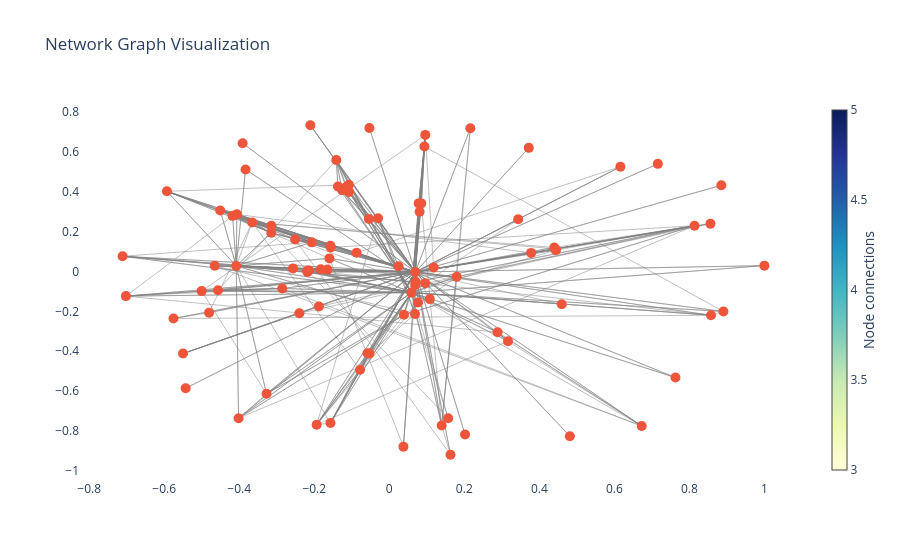

The notebook cell saved with this chart:
### Code cell
draw_graph(main_graph)

### Figure 1 — Plotly figure (JSON) as saved in the notebook; plotly's stock layout.template omitted (floating-point values rounded to 4 significant figures; data arrays with more than 128 entries replaced by an {"elided": "..."} marker saying what was removed)
{"data": [{"hoverinfo": "text", "line": {"color": "gray", "width": 0.5}, "mode": "lines", "text": {"elided": "271 str values"}, "type": "scatter", "x": {"elided": "542 float values"}, "y": {"elided": "542 float values"}}, {"hoverinfo": "text", "marker": {"colorbar": {"thickness": 15, "title": {"side": "right", "text": "Node connections"}, "xanchor": "left"}, "colorscale": [[0, "rgb(255,255,217)"], [0.125, "rgb(237,248,177)"], [0.25, "rgb(199,233,180)"], [0.375, "rgb(127,205,187)"], [0.5, "rgb(65,182,196)"], [0.625, "rgb(29,145,192)"], [0.75, "rgb(34,94,168)"], [0.875, "rgb(37,52,148)"], [1, "rgb(8,29,88)"]], "showscale": true, "size": 10}, "mode": "markers", "text": ["index: 0, label: ABBIE HOFFMAN, movie_id 316, out degree 6, out strength: 6.0", "index: 1, label: AGING HIPPIE, movie_id 316, out degree 1, out strength: 1.0", "index: 2, label: ANCHORMAN, movie_id 316, out degree 5, out strength: 7.0", "index: 3, label: ANNOUNCER, movie_id 316, out degree 4, out strength: 5.0", "index: 4, label: ANOTHER DAY, movie_id 316, out degree 5, out strength: 5.0", "index: 5, label: ASSISTANT COACH, movie_id 316, out degree 3, out strength: 3.0", "index: 6, label: BERT, movie_id 316, out degree 6, out strength: 6.0", "index: 7, label: BILLY, movie_id 316, out degree 4, out strength: 4.0", "index: 8, label: BLACK PANTHER, movie_id 316, out degree 5, out strength: 5.0", "index: 9, label: BLACK WOMAN, movie_id 316, out degree 3, out strength: 4.0", "index: 10, label: BOB HOPE, movie_id 316, out degree 2, out strength: 2.0", "index: 11, label: BOY, movie_id 316, out degree 2, out strength: 2.0", "index: 12, label: BOY #1, movie_id 316, out degree 5, out strength: 8.0", "index: 13, label: BOY #2, movie_id 316, out degree 4, out strength: 6.0", "index: 14, label: BOY #3, movie_id 316, out degree 3, out strength: 4.0", "index: 15, label: BUBBA, movie_id 316, out degree 10, out strength: 17.0", "index: 16, label: BUS DRIVER, movie_id 316, out degree 2, out strength: 2.0", "index: 17, label: BUS STOP - PRESENT - DAY, movie_id 316, out degree 3, out strength: 4.0", "index: 18, label: CAB DRIVER, movie_id 316, out degree 1, out strength: 1.0", "index: 19, label: CARLA, movie_id 316, out degree 4, out strength: 5.0", "index: 20, label: CHET HUNTLEY, movie_id 316, out degree 3, out strength: 3.0", "index: 21, label: DALLAS, movie_id 316, out degree 7, out strength: 7.0", "index: 22, label: DEAN, movie_id 316, out degree 2, out strength: 2.0", "index: 23, label: DICK CAVETT, movie_id 316, out degree 2, out strength: 2.0", "index: 24, label: DICK CLARK, movie_id 316, out degree 3, out strength: 4.0", "index: 25, label: DJ, movie_id 316, out degree 2, out strength: 2.0", "index: 26, label: DOCTOR, movie_id 316, out degree 2, out strength: 2.0", "index: 27, label: DRILL SERGEANT, movie_id 316, out degree 3, out strength: 3.0", "index: 28, label: DRIVER, movie_id 316, out degree 2, out strength: 2.0", "index: 29, label: EARL, movie_id 316, out degree 2, out strength: 2.0", "index: 30, label: ELDERLY WOMAN, movie_id 316, out degree 2, out strength: 5.0", "index: 31, label: ELVIS, movie_id 316, out degree 2, out strength: 3.0", "index: 32, label: EMCEE, movie_id 316, out degree 8, out strength: 8.0", "index: 33, label: ERNIE, movie_id 316, out degree 5, out strength: 5.0", "index: 34, label: FOOTBALL COACH, movie_id 316, out degree 2, out strength: 4.0", "index: 35, label: FORREST, movie_id 316, out degree 56, out strength: 101.0", "index: 36, label: FORREST JR, movie_id 316, out degree 3, out strength: 3.0", "index: 37, label: GIRL, movie_id 316, out degree 1, out strength: 1.0", "index: 38, label: GOVERNOR WALLACE, movie_id 316, out degree 1, out strength: 1.0", "index: 39, label: HILARY, movie_id 316, out degree 4, out strength: 4.0", "index: 40, label: ISABEL, movie_id 316, out degree 3, out strength: 3.0", "index: 41, label: JENNY, movie_id 316, out degree 25, out strength: 27.0", "index: 42, label: JENNY'S DAD, movie_id 316, out degree 0, out strength: 0", "index: 43, label: JOHN LENNON, movie_id 316, out degree 0, out strength: 0", "index: 44, label: KATZENBACH, movie_id 316, out degree 0, out strength: 0", "index: 45, label: LENORE, movie_id 316, out degree 1, out strength: 1.0", "index: 46, label: LITTLE BOY, movie_id 316, out degree 1, out strength: 1.0", "index: 47, label: LOUISE, movie_id 316, out degree 5, out strength: 5.0", "index: 48, label: LT DAN, movie_id 316, out degree 8, out strength: 14.0", "index: 49, label: LYNN MARIE, movie_id 316, out degree 0, out strength: 0", "index: 50, label: MALE NURSE, movie_id 316, out degree 1, out strength: 1.0", "index: 51, label: MAN, movie_id 316, out degree 4, out strength: 4.0", "index: 52, label: MAN #, movie_id 316, out degree 5, out strength: 5.0", "index: 53, label: MAN #1, movie_id 316, out degree 4, out strength: 4.0", "index: 54, label: MAN #2, movie_id 316, out degree 3, out strength: 3.0", "index: 55, label: MAN #3, movie_id 316, out degree 2, out strength: 2.0", "index: 56, label: MAN #5, movie_id 316, out degree 1, out strength: 1.0", "index: 57, label: MARGO, movie_id 316, out degree 0, out strength: 0", "index: 58, label: MASAI, movie_id 316, out degree 2, out strength: 2.0", "index: 59, label: MEN, movie_id 316, out degree 0, out strength: 0", "index: 60, label: MINISTER, movie_id 316, out degree 1, out strength: 1.0", "index: 61, label: MRS BLUE, movie_id 316, out degree 0, out strength: 0", "index: 62, label: MRS GUMP, movie_id 316, out degree 1, out strength: 3.0", "index: 63, label: NEWSCASTER, movie_id 316, out degree 2, out strength: 2.0", "index: 64, label: NEWSMAN, movie_id 316, out degree 1, out strength: 1.0", "index: 65, label: NIGHT, movie_id 316, out degree 1, out strength: 1.0", "index: 66, label: NURSE, movie_id 316, out degree 0, out strength: 0", "index: 67, label: OFFICER, movie_id 316, out degree 1, out strength: 1.0", "index: 68, label: OLD SHRIMPER, movie_id 316, out degree 0, out strength: 0", "index: 69, label: OLDER BOY, movie_id 316, out degree 0, out strength: 0", "index: 70, label: OLDER BOY #1, movie_id 316, out degree 1, out strength: 1.0", "index: 71, label: OLDER BOY #2, movie_id 316, out degree 0, out strength: 0", "index: 72, label: PATRONS, movie_id 316, out degree 0, out strength: 0", "index: 73, label: POLICEMAN, movie_id 316, out degree 1, out strength: 1.0", "index: 74, label: PRESIDENT JOHNSON, movie_id 316, out degree 0, out strength: 0", "index: 75, label: PRESIDENT KENNEDY, movie_id 316, out degree 0, out strength: 0", "index: 76, label: PRESIDENT NIXON, movie_id 316, out degree 0, out strength: 0", "index: 77, label: PRINCIPAL, movie_id 316, out degree 0, out strength: 0", "index: 78, label: REPORTER, movie_id 316, out degree 0, out strength: 0", "index: 79, label: REVEREND, movie_id 316, out degree 0, out strength: 0", "index: 80, label: RUBEN, movie_id 316, out degree 1, out strength: 1.0", "index: 81, label: SECURITY GUARD, movie_id 316, out degree 0, out strength: 0", "index: 82, label: SGT SIMS, movie_id 316, out degree 3, out strength: 5.0", "index: 83, label: SLOW MOTION, movie_id 316, out degree 0, out strength: 0", "index: 84, label: SOLDIER, movie_id 316, out degree 2, out strength: 2.0", "index: 85, label: SONG, movie_id 316, out degree 1, out strength: 1.0", "index: 86, label: STRONGARM, movie_id 316, out degree 0, out strength: 0", "index: 87, label: SUSAN, movie_id 316, out degree 0, out strength: 0", "index: 88, label: VET, movie_id 316, out degree 0, out strength: 0", "index: 89, label: WESLEY, movie_id 316, out degree 0, out strength: 0", "index: 90, label: WHITE WOMAN, movie_id 316, out degree 0, out strength: 0", "index: 91, label: WILD-EYED MAN, movie_id 316, out degree 0, out strength: 0", "index: 92, label: YOUNG HIPPIE, movie_id 316, out degree 0, out strength: 0", "index: 93, label: YOUNG MAN, movie_id 316, out degree 0, out strength: 0"], "type": "scatter", "x": [0.08084, 0.1182, 0.07038, -0.1595, -0.1569, 0.02456, -0.05297, 0.3164, -0.2854, 0.2886, -0.1649, 0.4598, -0.2142, -0.2181, -0.2186, -0.2067, 0.4414, -0.1877, 0.108, -0.2565, 0.06861, -0.3146, 0.4398, -0.2398, -0.1827, 0.0955, 0.4445, -0.156, 0.06899, 0.3436, -0.08721, 0.3781, -0.05444, -0.05823, -0.03001, 0.06939, -0.07789, 0.07667, 0.1569, 0.0853, 0.07832, 0.05902, 1, -0.55, 0.6161, -0.4655, -0.1568, 0.03902, -0.4081, -0.1936, -0.3144, -0.4063, -0.1077, -0.1071, -0.115, -0.1257, -0.1369, -0.3833, -0.4566, -0.1413, -0.3272, 0.202, 0.8137, 0.1797, 0.1396, -0.2511, 0.4813, -0.4804, 0.7159, -0.2104, 0.8577, 0.8907, 0.3718, 0.09362, 0.03771, -0.0531, -0.5753, 0.8562, 0.1632, -0.5428, -0.5003, 0.8852, -0.4177, -0.711, -0.4507, -0.3655, -0.5928, -0.4018, 0.0959, -0.7022, 0.6728, -0.391, 0.7629, 0.216], "y": [0.2992, 0.02003, -0.05331, 0.06518, 0.1288, 0.02595, -0.4116, -0.3496, -0.08533, -0.3047, 0.008871, -0.1642, 0.005058, -0.002965, 0.002649, 0.1456, 0.1129, -0.1758, -0.1389, 0.01502, -0.2135, 0.1933, 0.1198, -0.2101, 0.01082, -0.05909, 0.1068, 0.1202, -0.06774, 0.2611, 0.09321, 0.09273, 0.2624, -0.4102, 0.2661, -0.003337, -0.4932, -0.1559, -0.736, 0.3408, 0.3408, -0.1066, 0.02882, -0.4119, 0.5245, 0.0279, -0.76, -0.2177, 0.02731, -0.7682, 0.229, 0.2857, 0.4341, 0.3982, 0.4231, 0.4073, 0.4256, 0.5109, -0.09457, 0.5578, -0.6133, -0.8172, 0.2288, -0.02705, -0.7719, 0.1596, -0.8258, -0.2068, 0.5388, 0.7323, -0.2198, -0.2009, 0.619, 0.6257, -0.8782, 0.719, -0.236, 0.2391, -0.9188, -0.5858, -0.09883, 0.4315, 0.2784, 0.07588, 0.3055, 0.2454, 0.4014, -0.7357, 0.684, -0.1239, -0.7745, 0.6422, -0.5321, 0.717]}], "layout": {"hovermode": "closest", "plot_bgcolor": "white", "showlegend": false, "title": {"text": "Network Graph Visualization"}, "xaxis": {"showgrid": false, "zeroline": false}, "yaxis": {"showgrid": false, "zeroline": false}}}
